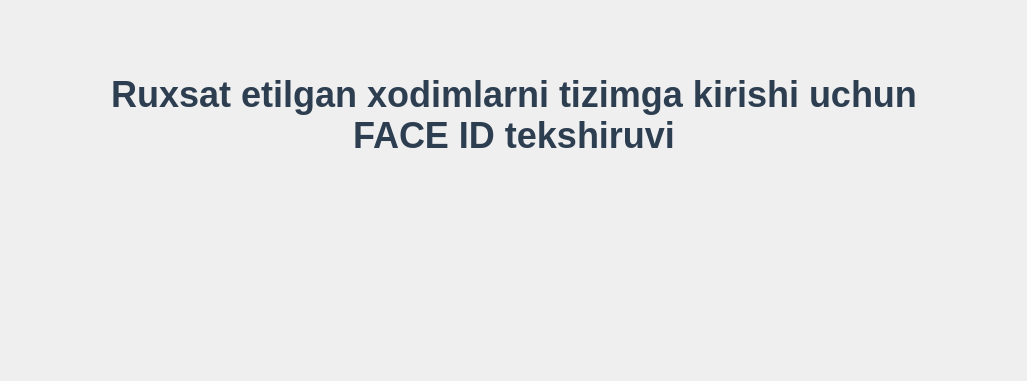
      <widget class="QWidget" name="page_home">
       <layout class="QGridLayout" name="gridLayout_5">
        <item row="1" column="4">
         <spacer name="horizontalSpacer_6">
          <property name="orientation">
           <enum>Qt::Horizontal</enum>
          </property>
          <property name="sizeHint" stdset="0">
           <size>
            <width>99</width>
            <height>20</height>
           </size>
          </property>
         </spacer>
        </item>
        <item row="1" column="0">
         <spacer name="horizontalSpacer_5">
          <property name="orientation">
           <enum>Qt::Horizontal</enum>
          </property>
          <property name="sizeHint" stdset="0">
           <size>
            <width>100</width>
            <height>20</height>
           </size>
          </property>
         </spacer>
        </item>
        <item row="0" column="3">
         <spacer name="verticalSpacer_11">
          <property name="orientation">
           <enum>Qt::Vertical</enum>
          </property>
          <property name="sizeType">
           <enum>QSizePolicy::Preferred</enum>
          </property>
          <property name="sizeHint" stdset="0">
           <size>
            <width>20</width>
            <height>63</height>
           </size>
          </property>
         </spacer>
        </item>
        <item row="2" column="3">
         <spacer name="verticalSpacer_10">
          <property name="orientation">
           <enum>Qt::Vertical</enum>
          </property>
          <property name="sizeType">
           <enum>QSizePolicy::Preferred</enum>
          </property>
          <property name="sizeHint" stdset="0">
           <size>
            <width>20</width>
            <height>62</height>
           </size>
          </property>
         </spacer>
        </item>
        <item row="1" column="1" colspan="3">
         <layout class="QVBoxLayout" name="verticalLayout_4">
          <item>
           <widget class="QLabel" name="label_org">
            <property name="font">
             <font>
              <pointsize>-1</pointsize>
              <weight>75</weight>
              <bold>true</bold>
             </font>
            </property>
            <property name="mouseTracking">
             <bool>true</bool>
            </property>
            <property name="styleSheet">
             <string notr="true">QLabel {
    color: #2c3e50;
    font-size: 36px;
    font-weight: bold;
}</string>
            </property>
            <property name="frameShape">
             <enum>QFrame::NoFrame</enum>
            </property>
            <property name="frameShadow">
             <enum>QFrame::Plain</enum>
            </property>
            <property name="text">
             <string>Ruxsat etilgan xodimlarni tizimga kirishi uchun 
FACE ID tekshiruvi</string>
            </property>
            <property name="scaledContents">
             <bool>true</bool>
            </property>
            <property name="alignment">
             <set>Qt::AlignCenter</set>
            </property>
            <property name="wordWrap">
             <bool>false</bool>
            </property>
            <property name="margin">
             <number>5</number>
            </property>
           </widget>
          </item>
          <item>
           <spacer name="verticalSpacer_12">
            <property name="orientation">
             <enum>Qt::Vertical</enum>
            </property>
            <property name="sizeType">
             <enum>QSizePolicy::Preferred</enum>
            </property>
            <property name="sizeHint" stdset="0">
             <size>
              <width>20</width>
              <height>100</height>
             </size>
            </property>
           </spacer>
          </item>
          <item>
           <layout class="QHBoxLayout" name="horizontalLayout_2">
            <item>
             <widget class="QLabel" name="label_face">
              <property name="enabled">
               <bool>true</bool>
              </property>
              <property name="sizePolicy">
               <sizepolicy hsizetype="Preferred" vsizetype="Preferred">
                <horstretch>0</horstretch>
                <verstretch>0</verstretch>
               </sizepolicy>
              </property>
              <property name="font">
               <font>
                <family>Calibri</family>
               </font>
              </property>
              <property name="frameShape">
               <enum>QFrame::NoFrame</enum>
              </property>
              <property name="frameShadow">
               <enum>QFrame::Sunken</enum>
              </property>
              <property name="text">
               <string/>
              </property>
              <property name="pixmap">
               <pixmap>:/static/img1.jpg</pixmap>
              </property>
              <property name="scaledContents">
               <bool>true</bool>
              </property>
              <property name="alignment">
               <set>Qt::AlignCenter</set>
              </property>
              <property name="margin">
               <number>10</number>
              </property>
             </widget>
            </item>
            <item>
             <spacer name="horizontalSpacer_14">
              <property name="orientation">
               <enum>Qt::Horizontal</enum>
              </property>
              <property name="sizeHint" stdset="0">
               <size>
                <width>40</width>
                <height>20</height>
               </size>
              </property>
             </spacer>
            </item>
            <item>
             <widget class="QLabel" name="label_9">
              <property name="sizePolicy">
               <sizepolicy hsizetype="Fixed" vsizetype="Fixed">
                <horstretch>0</horstretch>
                <verstretch>0</verstretch>
               </sizepolicy>
              </property>
              <property name="maximumSize">
               <size>
                <width>600</width>
                <height>500</height>
               </size>
              </property>
              <property name="frameShape">
               <enum>QFrame::NoFrame</enum>
              </property>
              <property name="frameShadow">
               <enum>QFrame::Raised</enum>
              </property>
              <property name="text">
               <string/>
              </property>
              <property name="pixmap">
               <pixmap>:/static/login4x.png</pixmap>
              </property>
              <property name="scaledContents">
               <bool>true</bool>
              </property>
             </widget>
            </item>
           </layout>
          </item>
          <item>
           <widget class="QLabel" name="label_response">
            <property name="font">
             <font>
              <family>Calibri</family>
              <pointsize>12</pointsize>
             </font>
            </property>
            <property name="text">
             <string/>
            </property>
            <property name="scaledContents">
             <bool>true</bool>
            </property>
            <property name="alignment">
             <set>Qt::AlignCenter</set>
            </property>
           </widget>
          </item>
         </layout>
        </item>
       </layout>
      </widget>
